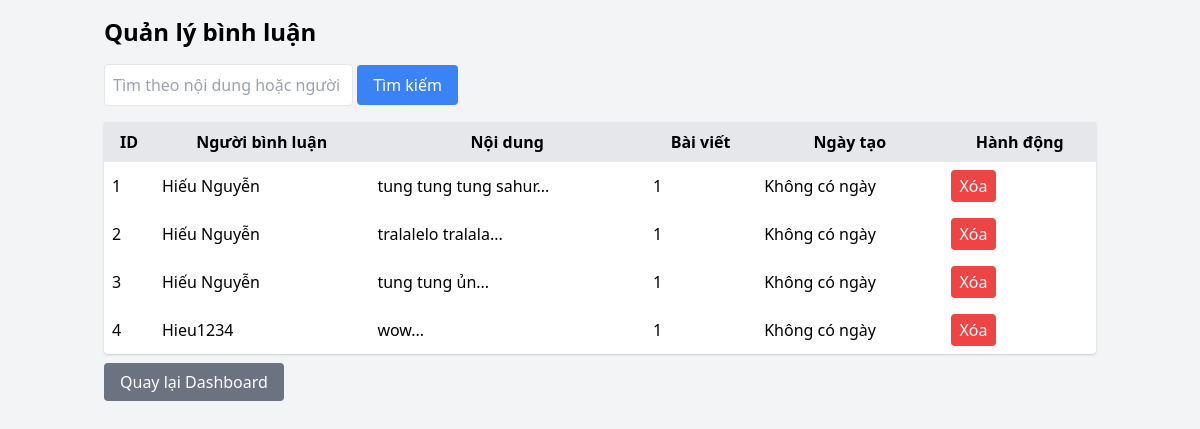
Screenshot of /admin/comments (signed in) with the database file from the repository.
### app/models.py (models this page shows, shortened)
class Comment(db.Model):
    id = db.Column(db.Integer, primary_key=True)
    content = db.Column(db.Text, nullable=False)
    created_at = db.Column(db.DateTime, default=lambda: datetime.now(tz))
    user_id = db.Column(db.Integer, db.ForeignKey('user.id'), nullable=False)
    post_id = db.Column(db.Integer, db.ForeignKey('post.id'), nullable=False)
    parent_id = db.Column(db.Integer, db.ForeignKey('comment.id'))
    user = db.relationship('User', back_populates='comments')
    post = db.relationship('Post', back_populates='comments')
    replies = db.relationship('Comment',
                            backref=db.backref('parent', remote_side=[id]),
                            lazy='select',
                            cascade='all, delete-orphan')
    liked_by = db.relationship('User', secondary=comment_likes, back_populates='comment_likes', lazy='dynamic')

class User(db.Model, UserMixin):
    id = db.Column(db.Integer, primary_key=True)
    username = db.Column(db.String(64), unique=True, nullable=False)
    email = db.Column(db.String(120), unique=True, nullable=False)
    password = db.Column(db.String(128), nullable=False)
    avatar = db.Column(db.String(200), default='default.jpg')
    total_hearts = db.Column(db.Integer, default=0)
    is_admin = db.Column(db.Boolean, default=False)
    is_active = db.Column(db.Boolean, default=True)
    posts = db.relationship('Post', back_populates='user', lazy=True, cascade='all, delete-orphan')
    comments = db.relationship('Comment', back_populates='user', lazy=True, cascade='all, delete-orphan')
    post_likes = db.relationship('Like', back_populates='user', lazy=True)
    comment_likes = db.relationship('Comment', secondary=comment_likes, back_populates='liked_by', lazy='dynamic')
    sent_messages = db.relationship('Message', foreign_keys='Message.sender_id', back_populates='sender', lazy=True)
    received_messages = db.relationship('Message', foreign_keys='Message.receiver_id', back_populates='receiver', lazy=True)
    sent_friend_requests = db.relationship('Friendship', foreign_keys='Friendship.user_id', back_populates='user', lazy=True)
    received_friend_requests = db.relationship('Friendship', foreign_keys='Friendship.friend_id', back_populates='friend', lazy=True)
    calls_made = db.relationship('Call', foreign_keys='Call.caller_id', back_populates='caller', lazy=True)
    calls_received = db.relationship('Call', foreign_keys='Call.callee_id', back_populates='callee', lazy=True)

class Post(db.Model):
    id = db.Column(db.Integer, primary_key=True)
    user_id = db.Column(db.Integer, db.ForeignKey('user.id'), nullable=False)
    content = db.Column(db.Text, nullable=False)
    image = db.Column(db.String(200))
    created_at = db.Column(db.DateTime, default=lambda: datetime.now(tz), index=True)
    updated_at = db.Column(db.DateTime, onupdate=lambda: datetime.now(tz))
    user = db.relationship('User', back_populates='posts')
    comments = db.relationship('Comment', back_populates='post', lazy=True, cascade='all, delete-orphan')
    likes = db.relationship('Like', back_populates='post', lazy=True, cascade='all, delete-orphan')

### app/routes.py (the view)
@admin.route('/admin/comments')
@login_required
@admin_required
def manage_comments():
    page = request.args.get('page', 1, type=int)
    comments = Comment.query.order_by(Comment.created_at.desc()).paginate(page=page, per_page=20)
    return render_template('admin/comments.html', comments=comments)

### app/routes.py (called while the page is built)
def admin_required(f):
    @wraps(f)
    def decorated_function(*args, **kwargs):
        if not current_user.is_authenticated or not current_user.is_admin:
            flash('Bạn cần quyền admin để truy cập trang này.', 'danger')
            return redirect(url_for('main.feed'))
        return f(*args, **kwargs)
    return decorated_function

### app/templates/admin/comments.html (shortened to what this page needs)
<!DOCTYPE html>
<html>
<head>
    <link href="https://cdn.jsdelivr.net/npm/tailwindcss@2.2.19/dist/tailwind.min.css" rel="stylesheet">
</head>
<body class="bg-gray-100">
    <div class="container mx-auto p-4">
        <h1 class="text-2xl font-bold mb-4">Quản lý bình luận</h1>
        <form method="GET" action="{{ url_for('admin.manage_comments') }}" class="mb-4">
            <input type="text" name="search" value="{{ search | default('') }}" placeholder="Tìm theo nội dung hoặc người dùng" class="border p-2 rounded">
            <button type="submit" class="bg-blue-500 text-white px-4 py-2 rounded">Tìm kiếm</button>
        </form>
        <table class="w-full bg-white rounded shadow">
            <thead>
                <tr class="bg-gray-200">
                    <th class="p-2">ID</th>
                    <th class="p-2">Người bình luận</th>
                    <th class="p-2">Nội dung</th>
                    <th class="p-2">Bài viết</th>
                    <th class="p-2">Ngày tạo</th>
                    <th class="p-2">Hành động</th>
                </tr>
            </thead>
            <tbody>
                {% for comment in comments.items %}
                <tr>
                    <td class="p-2">{{ comment.id }}</td>
                    <td class="p-2">{{ comment.user.username }}</td>
                    <td class="p-2">{{ comment.content[:100] }}...</td>
                    <td class="p-2">{{ comment.post.id }}</td>
                    <td class="p-2">
                        {% if comment.created_at %}
                            {{ comment.created_at.strftime('%Y-%m-%d %H:%M:%S') }}
                        {% else %}
                            Không có ngày
                        {% endif %}
                    </td>
                    <td class="p-2">
                        <form method="POST" action="{{ url_for('admin.delete_comment', comment_id=comment.id) }}" onsubmit="return confirm('Bạn có chắc muốn xóa bình luận này?');">
                            <button type="submit" class="bg-red-500 text-white px-2 py-1 rounded">Xóa</button>
                        </form>
                    </td>
                </tr>
                {% endfor %}
            </tbody>
        </table>
        <div class="mt-4">
            <a href="{{ url_for('admin.dashboard') }}" class="bg-gray-500 text-white px-4 py-2 rounded">Quay lại Dashboard</a>
        </div>
    </div>
</body>
</html>

### rows the page displays
Comment: id "1", user.username "Hiếu Nguyễn", content "tung tung tung sahur", post.id "1", shows "Không có ngày"
Comment: id "2", user.username "Hiếu Nguyễn", content "tralalelo tralala", post.id "1", shows "Không có ngày"
Comment: id "3", user.username "Hiếu Nguyễn", content "tung tung ủn", post.id "1", shows "Không có ngày"
Comment: id "4", user.username "Hieu1234", content "wow", post.id "1", shows "Không có ngày"
